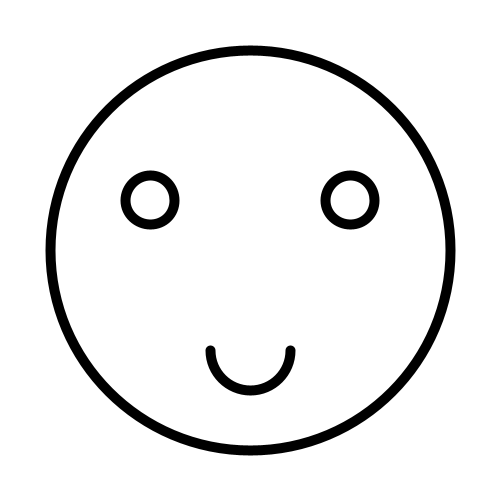
Frame 1 (no input)
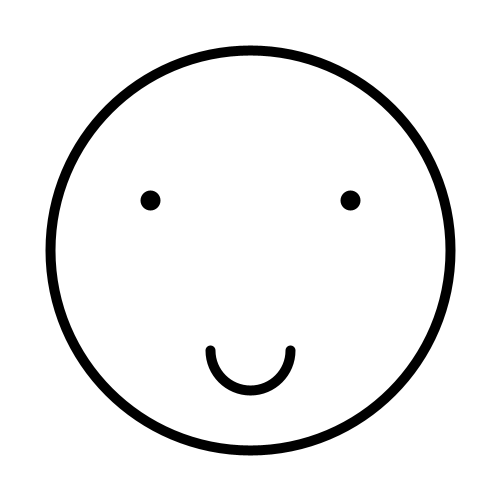
Frame 60 (the mouse pressed at the canvas centre just before this capture)
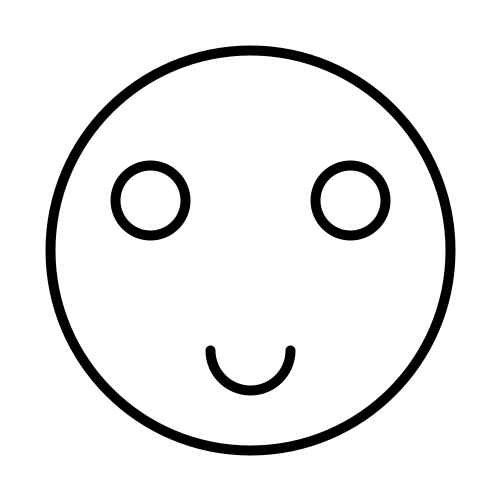
Frame 120 (the mouse held since frame 60 and released just before this capture)

The Processing sketch that drew these frames (run headless with seeded random() and noise(); from frame 60 on, the mouse is pressed at the canvas centre):

// Processing sketch: E1
// ── E1.pde
int eyeRadius;

void setup()
{
  size(500,500);
  background(255);
  eyeRadius = 50;
 
  ellipse(150,200,eyeRadius,eyeRadius);
  ellipse(350,200,eyeRadius,eyeRadius);
 
}

void draw()
{
  background(255);

  noFill();
  stroke(0);
  strokeWeight(10);
  ellipse(250,250,400,400);
  
  arc(250, 350, 80, 80, 0, PI);
  
  eyeRadius--;
  abs(eyeRadius);
  ellipse(150,200,abs(eyeRadius),abs(eyeRadius));
  ellipse(350,200,abs(eyeRadius),abs(eyeRadius));
  
}
